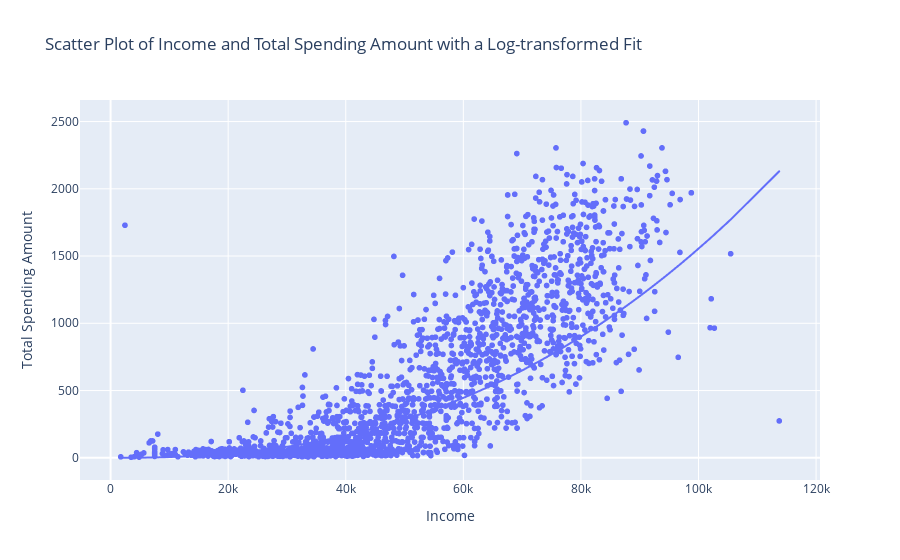

Notebook code cell kept with this figure:
### Code cell
# How does the amount spent on different food categories (sweets, meat, fish, fruits) vary among different income groups?
# Plotting a scatter plot with the regression line. I am using plotly here because for me it is the shortest way of getting a scatter plot with a non-linear regression line.
# Another perk of using plotly is that accessing the index of the outliers is much easier:

figure = px.scatter(df,
                 x="Income",
                 y="MntTotal",
                 trendline="ols",
                 trendline_options=dict(log_y=True, log_x=True), 
                 title="Scatter Plot of Income and Total Spending Amount with a Log-transformed Fit",
                 labels={
                    "Income": "Income",
                    "MntTotal": "Total Spending Amount"},
                  hover_data={'index': (df.index)}
                 )
figure.show()

### Figure 1 — Plotly figure (JSON) as saved in the notebook; plotly's stock layout.template omitted (floating-point values rounded to 4 significant figures; data arrays with more than 128 entries replaced by an {"elided": "..."} marker saying what was removed)
{"data": [{"customdata": {"elided": "2205x1 int values"}, "hovertemplate": "Income=%{x}<br>Total Spending Amount=%{y}<br>index=%{customdata[0]}<extra></extra>", "legendgroup": "", "marker": {"color": "#636efa", "symbol": "circle"}, "mode": "markers", "name": "", "showlegend": false, "type": "scattergl", "x": {"elided": "2205 int values"}, "xaxis": "x", "y": {"elided": "2205 int values"}, "yaxis": "y"}, {"hovertemplate": "<b>OLS trendline</b><br>log10(MntTotal) = 2.44626 * log10(Income) + -9.03964<br>R<sup>2</sup>=0.625248<br><br>Income=%{x}<br>Total Spending Amount=%{y} <b>(trend)</b><extra></extra>", "legendgroup": "", "marker": {"color": "#636efa", "symbol": "circle"}, "mode": "lines", "name": "", "showlegend": false, "type": "scattergl", "x": {"elided": "2205 int values"}, "xaxis": "x", "y": {"elided": "2205 float values"}, "yaxis": "y"}], "layout": {"legend": {"tracegroupgap": 0}, "title": {"text": "Scatter Plot of Income and Total Spending Amount with a Log-transformed Fit"}, "xaxis": {"anchor": "y", "domain": [0, 1], "title": {"text": "Income"}}, "yaxis": {"anchor": "x", "domain": [0, 1], "title": {"text": "Total Spending Amount"}}}}
